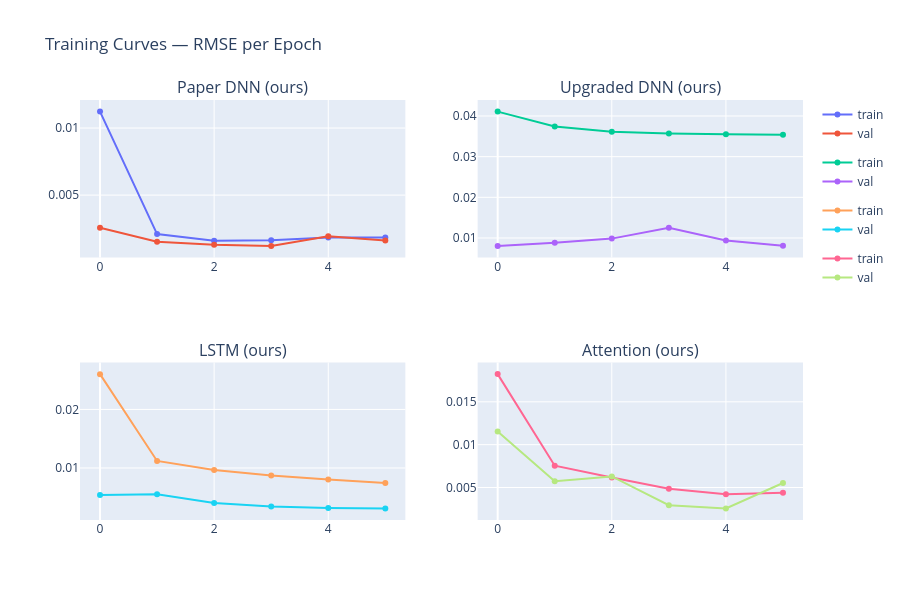

Source (notebook cell):
### Markdown cell above
## RMSE Training Curves (torch models)

### Code cell
torch_models = ["paper_dnn", "upgraded_dnn", "lstm", "attention"]
fig = make_subplots(rows=2, cols=2, subplot_titles=[MODEL_LABELS[m] for m in torch_models])
for i, model in enumerate(torch_models):
    history = pd.read_parquet(PREDICTIONS_DIR / f"{model}_approach2_history.parquet")
    row, col = i // 2 + 1, i % 2 + 1
    fig.add_trace(go.Scatter(x=history["epoch"], y=history["train_rmse"], name="train", legendgroup=model), row=row, col=col)
    fig.add_trace(go.Scatter(x=history["epoch"], y=history["val_rmse"], name="val", legendgroup=model), row=row, col=col)
fig.update_layout(height=600, title="Training Curves — RMSE per Epoch")
fig.show()
print("LightGBM has no per-epoch curve: boosting rounds aren't epochs (see tree_trainer.fit_lightgbm).")

### Figure 1 — Plotly figure (JSON) as saved in the notebook; plotly's stock layout.template omitted (floating-point values rounded to 4 significant figures)
{"data": [{"legendgroup": "paper_dnn", "name": "train", "type": "scatter", "x": [0, 1, 2, 3, 4, 5], "xaxis": "x", "y": [0.01123, 0.002092, 0.001596, 0.001635, 0.001835, 0.001832], "yaxis": "y"}, {"legendgroup": "paper_dnn", "name": "val", "type": "scatter", "x": [0, 1, 2, 3, 4, 5], "xaxis": "x", "y": [0.002572, 0.001522, 0.001306, 0.001214, 0.001926, 0.001614], "yaxis": "y"}, {"legendgroup": "upgraded_dnn", "name": "train", "type": "scatter", "x": [0, 1, 2, 3, 4, 5], "xaxis": "x2", "y": [0.04108, 0.03743, 0.03613, 0.03568, 0.03549, 0.0354], "yaxis": "y2"}, {"legendgroup": "upgraded_dnn", "name": "val", "type": "scatter", "x": [0, 1, 2, 3, 4, 5], "xaxis": "x2", "y": [0.008065, 0.00882, 0.009852, 0.0125, 0.009415, 0.008088], "yaxis": "y2"}, {"legendgroup": "lstm", "name": "train", "type": "scatter", "x": [0, 1, 2, 3, 4, 5], "xaxis": "x3", "y": [0.02603, 0.01121, 0.009672, 0.008714, 0.008029, 0.007449], "yaxis": "y3"}, {"legendgroup": "lstm", "name": "val", "type": "scatter", "x": [0, 1, 2, 3, 4, 5], "xaxis": "x3", "y": [0.005416, 0.005518, 0.004023, 0.003414, 0.003182, 0.003115], "yaxis": "y3"}, {"legendgroup": "attention", "name": "train", "type": "scatter", "x": [0, 1, 2, 3, 4, 5], "xaxis": "x4", "y": [0.01823, 0.007547, 0.006169, 0.004858, 0.004202, 0.004387], "yaxis": "y4"}, {"legendgroup": "attention", "name": "val", "type": "scatter", "x": [0, 1, 2, 3, 4, 5], "xaxis": "x4", "y": [0.01154, 0.005721, 0.006295, 0.00293, 0.002565, 0.005523], "yaxis": "y4"}], "layout": {"annotations": [{"font": {"size": 16}, "showarrow": false, "text": "Paper DNN (ours)", "x": 0.225, "xanchor": "center", "xref": "paper", "y": 1.0, "yanchor": "bottom", "yref": "paper"}, {"font": {"size": 16}, "showarrow": false, "text": "Upgraded DNN (ours)", "x": 0.775, "xanchor": "center", "xref": "paper", "y": 1.0, "yanchor": "bottom", "yref": "paper"}, {"font": {"size": 16}, "showarrow": false, "text": "LSTM (ours)", "x": 0.225, "xanchor": "center", "xref": "paper", "y": 0.375, "yanchor": "bottom", "yref": "paper"}, {"font": {"size": 16}, "showarrow": false, "text": "Attention (ours)", "x": 0.775, "xanchor": "center", "xref": "paper", "y": 0.375, "yanchor": "bottom", "yref": "paper"}], "height": 600, "title": {"text": "Training Curves — RMSE per Epoch"}, "xaxis": {"anchor": "y", "domain": [0.0, 0.45]}, "xaxis2": {"anchor": "y2", "domain": [0.55, 1.0]}, "xaxis3": {"anchor": "y3", "domain": [0.0, 0.45]}, "xaxis4": {"anchor": "y4", "domain": [0.55, 1.0]}, "yaxis": {"anchor": "x", "domain": [0.625, 1.0]}, "yaxis2": {"anchor": "x2", "domain": [0.625, 1.0]}, "yaxis3": {"anchor": "x3", "domain": [0.0, 0.375]}, "yaxis4": {"anchor": "x4", "domain": [0.0, 0.375]}}}
